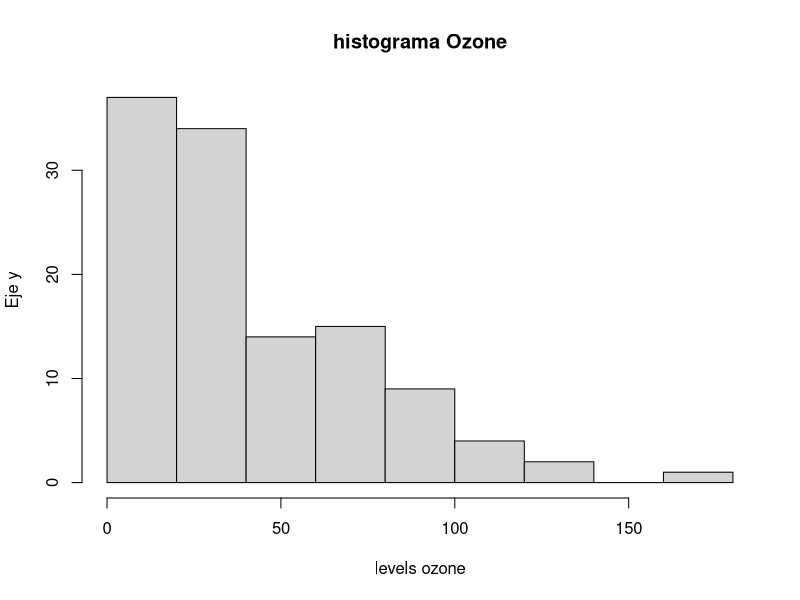
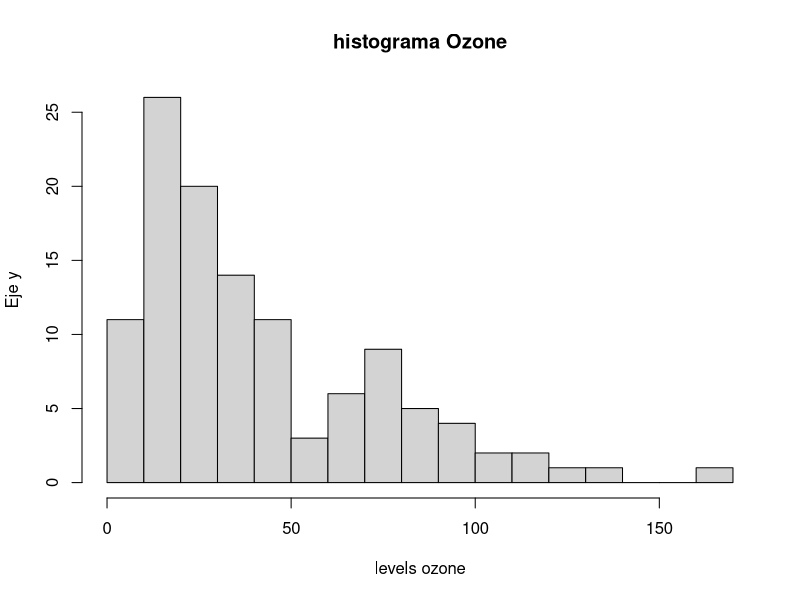
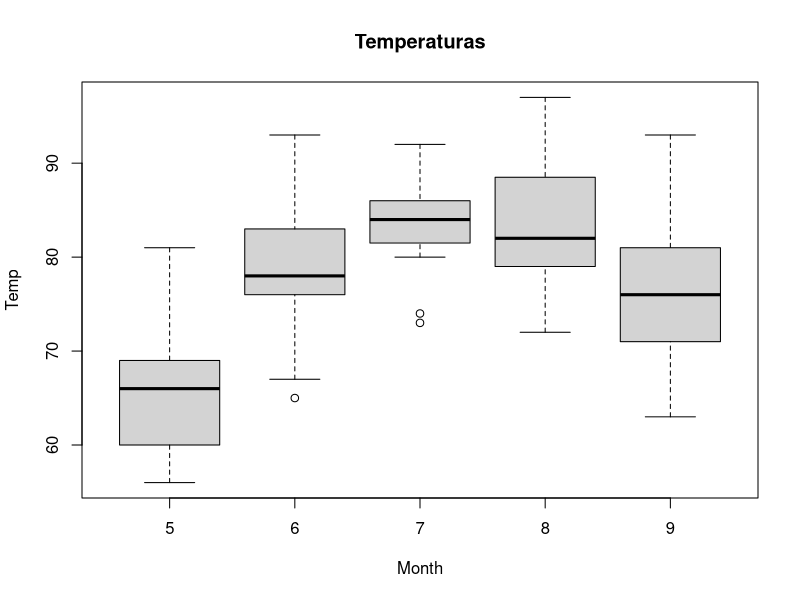
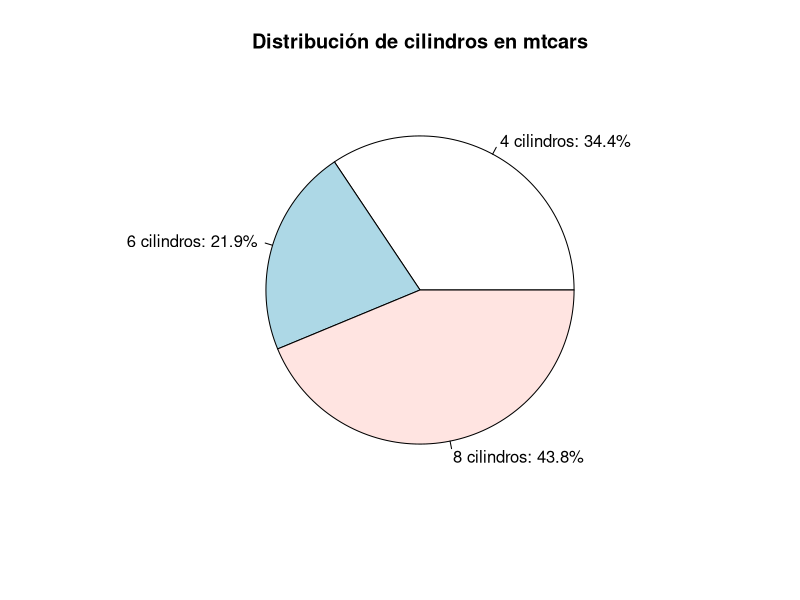
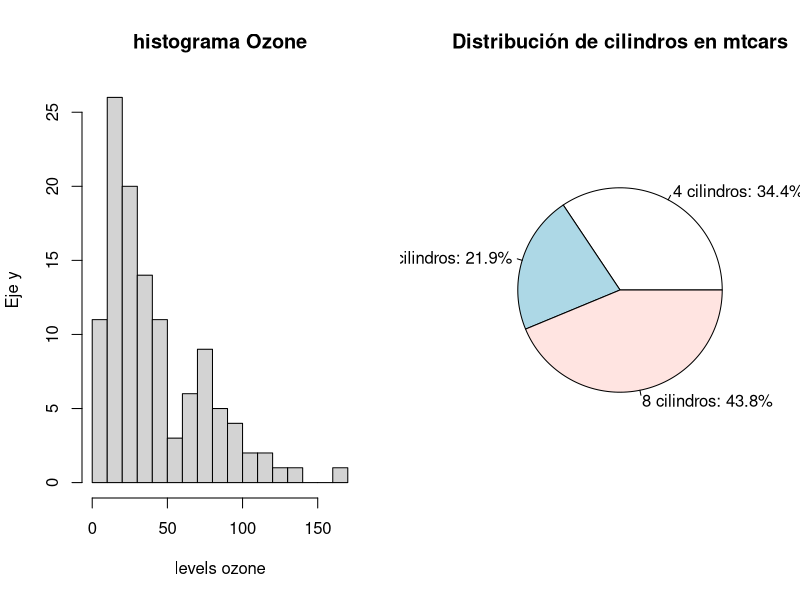
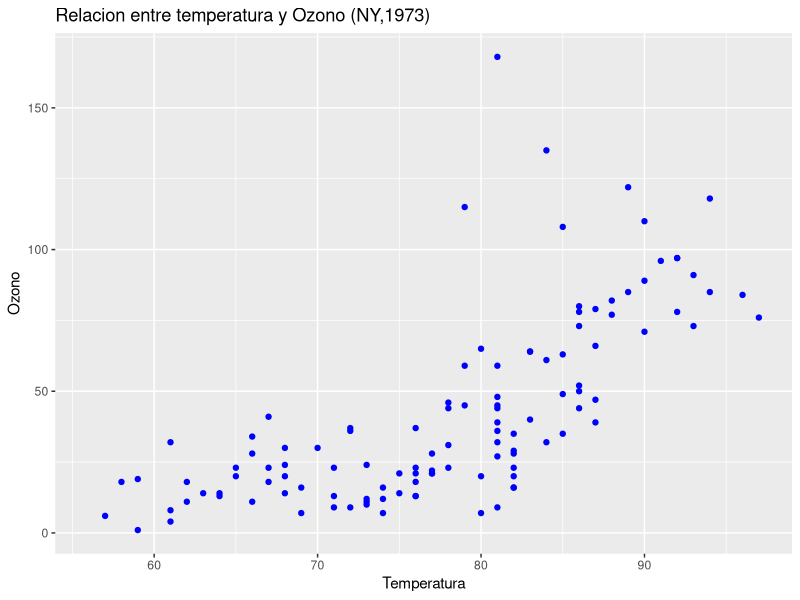
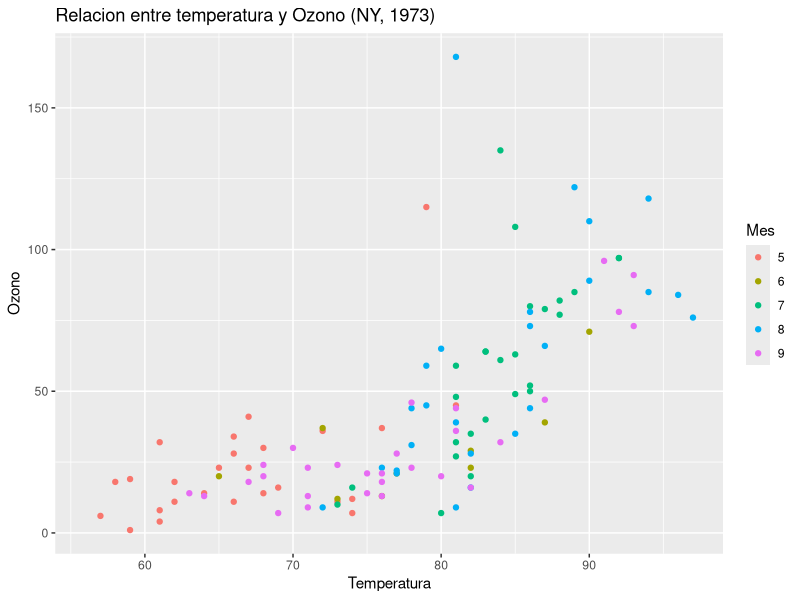
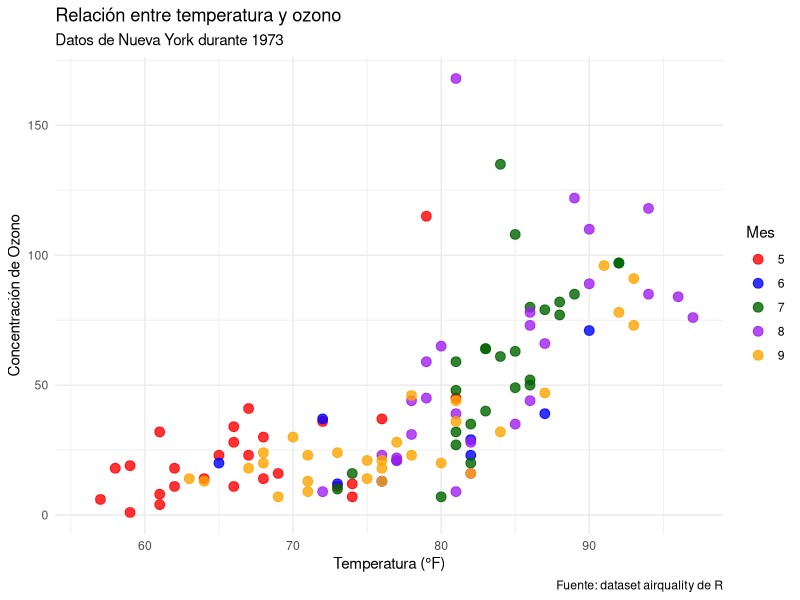

Write the R code that produced these figures, in order. (Note: this script raises an error after producing the figures.)
# ==============================================================================
# UNIVERSIDAD DE COSTA RICA  -  ESCUELA DE ESTADISTICA
# XS-0129  PROGRAMACION PARA ESTADISTICA I
# ------------------------------------------------------------------------------
# PRACTICA SEMANA 11: CONSTRUCCION DE GRAFICOS CON R
# MODALIDAD: TRABAJO COLABORATIVO EN GIT / GITHUB
# Valor: 1% adicional sobre nota de curso
# Fecha entrega máxima: martes 26/05/2026
# Entrega esperada: documento PDF con enlace a repositorio
# ==============================================================================
#
# Esta practica se realiza EN PAREJAS o EN GRUPOS DE TRES personas.
# El grupo entrega un UNICO archivo .R, pero administrado de forma colaborativa
# en un repositorio de GitHub. Cada integrante DEBE aportar al menos un ejercicio
# con sus propios commits, de modo que el historial demuestre la participacion
# individual de cada quien.
#
# ------------------------------------------------------------------------------
# DATOS DEL GRUPO
# ------------------------------------------------------------------------------
# Integrante A: ______________________  Carne: __________  GitHub: ____________
# Integrante B: ______________________  Carne: __________  GitHub: ____________
# Integrante C: ______________________  Carne: __________  GitHub: ____________
#               (deje en blanco si el grupo es de dos personas)
#
# ------------------------------------------------------------------------------
# OBJETIVOS DE APRENDIZAJE
# ------------------------------------------------------------------------------
#   1. Construir e interpretar graficos con el paquete base de R.
#   2. Aplicar la gramatica de graficos del paquete ggplot2 por capas.
#   3. Representar informacion geografica mediante mapas en R.
#   4. INVESTIGAR de forma autonoma otras librerias de visualizacion de R,
#      documentarlas y compararlas con las herramientas vistas en clase.
#   5. Utilizar Git y GitHub para versionar y desarrollar codigo de forma
#      COLABORATIVA (clonar, ramas, commits, pull requests y fusiones).
#
# ==============================================================================
# INSTRUCCIONES GENERALES
# ==============================================================================
#   - Trabajen DENTRO de este mismo archivo .R. Escriban su codigo debajo de
#     cada enunciado, en las lineas marcadas con ">>> ESCRIBA SU CODIGO AQUI".
#   - NO borren los enunciados (lineas que inician con #). Forman parte de la
#     entrega y permiten evaluar la practica.
#   - Cuando se pida COMENTAR o INTERPRETAR, escriban la respuesta como
#     comentario (#) justo debajo del codigo correspondiente.
#   - El archivo debe ejecutarse SIN ERRORES de principio a fin. Verifiquenlo
#     con source() o Ctrl+Shift+Enter (RStudio) antes de la entrega final.
#   - Cada ejercicio indica su INTEGRANTE RESPONSABLE entre corchetes, por
#     ejemplo  [Responsable: Integrante B]. Esa persona debe escribir el codigo
#     y subirlo con SUS PROPIOS commits (ver Parte 5).
#   - Esta practica vale 100 puntos. La distribucion aparece en cada parte.
#   - Todos los ejercicios deben estar completos y no debe haber commits 
#     luego de las 11:59 de hoy 26/05/2026
#
# ------------------------------------------------------------------------------
# REPARTO DE EJERCICIOS ENTRE INTEGRANTES
# ------------------------------------------------------------------------------
#   Integrante A : Ej 1.1, Ej 1.4, Ej 2.1, Ej 2.4, Ej 3.2  + redacta el README
#   Integrante B : Ej 1.2, Ej 1.5, Ej 2.2, Ej 2.5, Ej 3.3  + Ficha 4.2
#   Integrante C : Ej 1.3, Ej 1.6, Ej 2.3, Ej 3.1, Ej 4.4
#   TODO EL GRUPO: Parte 0, Ej 4.1 (eleccion de libreria) y Ej 4.3 (ejemplo).
#
#   * SI EL GRUPO ES DE DOS PERSONAS: no existe Integrante C. Repartan sus
#     ejercicios de forma equitativa entre A y B y ANOTEN aqui como quedaron:
#     Ej 1.3 -> ____   Ej 1.6 -> ____   Ej 2.3 -> ____   Ej 3.1 -> ____
#     Ej 4.4 -> ____
#
#   El reparto busca que cada persona practique graficos base, ggplot2 y mapas.
#   Esta permitido AYUDARSE entre integrantes, pero cada quien debe SUBIR con
#   sus propios commits los ejercicios de los que es responsable.
#
# ------------------------------------------------------------------------------
# CONJUNTOS DE DATOS
# ------------------------------------------------------------------------------
#   Se trabajara con datasets incluidos en la instalacion base de R, por lo que
#   NO se requiere descargar archivos. Exploren su documentacion con help():
#       help("airquality")   # calidad del aire (Nueva York, 1973)
#       help("mtcars")       # caracteristicas de 32 automoviles
#       help("iris")         # medidas de tres especies de flores
#       help("ToothGrowth")  # crecimiento dental en conejillos de indias
# ==============================================================================


# ==============================================================================
# PARTE 0 - PREPARACION DEL ENTORNO  (5 puntos)   [Responsable: TODO EL GRUPO]
# ==============================================================================
#
# 0.1  Limpien el entorno de trabajo y carguen los datos que utilizaran.
#      Verifiquen la estructura y un resumen de cada conjunto de datos.

rm(list = ls())          # limpia el entorno
data("airquality")
data("mtcars")
data("iris")
data("ToothGrowth")

# >>> ESCRIBA SU CODIGO AQUI: use str() y summary() sobre airquality y mtcars.

str(airquality)
summary(airquality)
str(mtcars)
summary(mtcars)


# 0.2  En un comentario, indiquen cuantas observaciones y cuantas variables
#      tiene 'airquality' y mencionen si contiene valores faltantes (NA).
#
# Respuesta 0.2: _______________________________________________________________

# airquality tiene 153 observaciones y si contiene valores NA

# ==============================================================================
# PARTE 1 - GRAFICOS BASE DE R  (25 puntos)
# ==============================================================================
# Recuerden los argumentos comunes de las funciones graficas base:
#   main  = titulo        xlab / ylab = etiquetas de ejes
#   col   = color         xlim / ylim = limites de los ejes
#   pch   = tipo de punto border = color del borde
# ------------------------------------------------------------------------------

# ------------------------------------------------------------------------------
# Ejercicio 1.1  GRAFICO DE BARRAS  (4 pts)        [Responsable: Integrante A]
# ------------------------------------------------------------------------------
# Construya un grafico de barras VERTICAL de la variable airquality$Wind.
# Asignele un titulo, una etiqueta de eje y un color de su eleccion.

# >>> ESCRIBA SU CODIGO AQUI:



# ------------------------------------------------------------------------------
# Ejercicio 1.2  HISTOGRAMA  (4 pts)               [Responsable: Integrante B]
# ------------------------------------------------------------------------------
# Construya un histograma de airquality$Ozone. Modifique el argumento 'breaks'
# para obtener al menos dos versiones (por ejemplo breaks = 5 y breaks = 15).
# COMENTE como cambia la interpretacion al variar el numero de clases.

# >>> ESCRIBA SU CODIGO AQUI:

hist(airquality$Ozone,
     breaks = 6,
     main = "histograma Ozone",
     xlab = "levels ozone",
     ylab = "Eje y")

hist(airquality$Ozone,
     breaks =16,
     main = "histograma Ozone",
     xlab = "levels ozone",
     ylab = "Eje y")


# Comentario 1.2: ______________________________________________________________

# Al agregar diferentes valores de break lo uqe cambia son la cantidad de barras creadas en el histograma



# ------------------------------------------------------------------------------
# Ejercicio 1.3  DIAGRAMA DE CAJAS  (4 pts)        [Responsable: Integrante C]
# ------------------------------------------------------------------------------
# Construya un diagrama de cajas de airquality$Temp SEGUN el mes (Temp ~ Month).
# Pista: use la formula  boxplot(Temp ~ Month, data = airquality, ...).
# Interprete: en que mes se observa la mayor temperatura mediana.

# >>> ESCRIBA SU CODIGO AQUI:


boxplot(Temp ~ Month, data = airquality,
        main = "Temperaturas")

# Comentario 1.3: ______________________________________________________________

# En el mes 9 septiembre se registra la mayor temperatura  

# ------------------------------------------------------------------------------
# Ejercicio 1.4  DIAGRAMA DE DISPERSION  (4 pts)   [Responsable: Integrante A]
# ------------------------------------------------------------------------------
# Construya un grafico de dispersion entre airquality$Temp (eje X) y
# airquality$Ozone (eje Y). Use pch = 19 y describa la relacion observada.

# >>> ESCRIBA SU CODIGO AQUI:



# Comentario 1.4: ______________________________________________________________



# ------------------------------------------------------------------------------
# Ejercicio 1.5  GRAFICO DE PIE  (4 pts)           [Responsable: Integrante B]
# ------------------------------------------------------------------------------
# A partir de mtcars, cuente cuantos automoviles tienen 4, 6 y 8 cilindros
# (variable 'cyl') y represente esa distribucion en un grafico de pie.
# Agregue al grafico el PORCENTAJE correspondiente a cada categoria.
# Pista: table(mtcars$cyl) y construya las etiquetas con paste0() y round().

# >>> ESCRIBA SU CODIGO AQUI:

conteo_cyl <- table(mtcars$cyl)


porcentajes <- prop.table(conteo_cyl) * 100


etiquetas <- paste0(
  names(conteo_cyl),
  " cilindros: ",
  round(porcentajes, 1),
  "%"
)

# Gráfico de pie
pie(
  conteo_cyl,
  labels = etiquetas,
  main = "Distribución de cilindros en mtcars"
)
# ------------------------------------------------------------------------------
# Ejercicio 1.6  MULTIPLES GRAFICOS Y EXPORTACION  (5 pts)  [Resp.: Integrante B]
# ------------------------------------------------------------------------------
# a) Use par(mfrow = c(1, 2)) para colocar DOS graficos base de su eleccion
#    lado a lado. Restablezca el panel con par(mfrow = c(1, 1)) al terminar.
# b) Exporte uno de sus graficos a un archivo PNG usando png() ... dev.off().
#    IMPORTANTE: agregue ese .png al .gitignore (vea la Parte 5) para NO
#    versionar imagenes generadas automaticamente.

# >>> ESCRIBA SU CODIGO AQUI:

par(mfrow = c(1, 2))

hist(airquality$Ozone,
     breaks =16,
     main = "histograma Ozone",
     xlab = "levels ozone",
     ylab = "Eje y")

pie(
  conteo_cyl,
  labels = etiquetas,
  main = "Distribución de cilindros en mtcars"
)

par(mfrow = c(1, 1))


# guardar a png

png("grafico_mpg.png", width = 800, height = 600)

pie(
  conteo_cyl,
  labels = etiquetas,
  main = "Distribución de cilindros en mtcars"
)

dev.off()



# ==============================================================================
# PARTE 2 - GRAFICOS CON ggplot2  (20 puntos)
# ==============================================================================
# Recuerden la estructura por CAPAS de la gramatica de graficos:
#   ggplot(datos, aes(...)) +   # datos + mapeo estetico
#       geom_*()            +   # geometria (puntos, barras, lineas...)
#       scale_*()           +   # escalas (colores, ejes)
#       facet_*()           +   # paneles por subconjuntos
#       labs()              +   # titulos y etiquetas
#       theme_*()               # apariencia general
# ------------------------------------------------------------------------------

# 2.0  Instalen (si es necesario) y carguen el paquete.
# install.packages("ggplot2")   # descomente solo si aun no lo tiene instalado
library(ggplot2)

# ------------------------------------------------------------------------------
# Ejercicio 2.1  PRIMER GRAFICO ggplot2  (4 pts)   [Responsable: Integrante A]
# ------------------------------------------------------------------------------
# Reproduzca el diagrama de dispersion del Ejercicio 1.4 (Temp vs Ozone) pero
# ahora con ggplot2 y geom_point().

# >>> ESCRIBA SU CODIGO AQUI:



# ------------------------------------------------------------------------------
# Ejercicio 2.2  MAPEO ESTETICO  (4 pts)           [Responsable: Integrante B]
# ------------------------------------------------------------------------------
# Al grafico anterior, agregue dentro de aes() el COLOR del punto segun el mes.
# Pista: como 'Month' es numerica, conviertala con factor(Month).
# COMENTE que aporta esta tercera variable a la lectura del grafico.

# >>> ESCRIBA SU CODIGO AQUI:

ggplot(airquality,
       aes(x = Temp, y = Ozone)) +
  geom_point(color = "blue", 
             pch = 19) +
  labs(title = "Relacion entre temperatura y Ozono (NY,1973)",
       x = "Temperatura",
       y = "Ozono")


ggplot(
  airquality,
  aes(
    x = Temp,
    y = Ozone,
    color = factor(Month)
  )
) +
  geom_point(pch = 19) +
  labs(
    title = "Relacion entre temperatura y Ozono (NY, 1973)",
    x = "Temperatura",
    y = "Ozono",
    color = "Mes"
  )

# Comentario 2.2: ______________________________________________________________

# ESta tercera variable lo que hace es poner diferentes colores al los meses para asi diferenciarlo en el grafico

# ------------------------------------------------------------------------------
# Ejercicio 2.3  GEOMETRIAS ADICIONALES Y FACETAS  (4 pts)  [Resp.: Integrante C]
# ------------------------------------------------------------------------------
# Sobre el grafico del 2.2, agregue:
#   - una capa geom_smooth(method = "lm") para mostrar la tendencia lineal;
#   - un facet_wrap(~ Month) para separar un panel por mes.

# >>> ESCRIBA SU CODIGO AQUI:



# ------------------------------------------------------------------------------
# Ejercicio 2.4  GRAFICO DE BARRAS CON ggplot2  (4 pts)  [Resp.: Integrante A]
# ------------------------------------------------------------------------------
# Con el dataset 'iris', construya un grafico de barras que muestre el promedio
# de Sepal.Length por especie (Species). Use stat = "summary", fun = "mean".

# >>> ESCRIBA SU CODIGO AQUI:



# ------------------------------------------------------------------------------
# Ejercicio 2.5  PERSONALIZACION COMPLETA  (4 pts) [Responsable: Integrante B]
# ------------------------------------------------------------------------------
# Tome cualquiera de los graficos anteriores y combine TODAS las capas:
# labs() con titulo, subtitulo, etiquetas de ejes y fuente; un scale_*() para
# personalizar colores; y un theme_*() distinto al predeterminado.

# >>> ESCRIBA SU CODIGO AQUI:

ggplot(
  airquality,
  aes(
    x = Temp,
    y = Ozone,
    color = factor(Month)
  )
) +
  geom_point(size = 3, alpha = 0.8) +
  
  # Etiquetas
  labs(
    title = "Relación entre temperatura y ozono",
    subtitle = "Datos de Nueva York durante 1973",
    x = "Temperatura (°F)",
    y = "Concentración de Ozono",
    color = "Mes",
    caption = "Fuente: dataset airquality de R"
  ) +
  
  # Personalizar colores
  scale_color_manual(
    values = c(
      "5" = "red",
      "6" = "blue",
      "7" = "darkgreen",
      "8" = "purple",
      "9" = "orange"
    )
  ) +
  
  # Tema distinto al predeterminado
  theme_minimal()



# ==============================================================================
# PARTE 3 - GRAFICOS CON MAPAS  (15 puntos)
# ==============================================================================
# 3.0  Instalen (si es necesario) y carguen el paquete 'maps'.
# install.packages("maps", dep = TRUE)   # descomente si aun no lo tiene
library(maps)

# ------------------------------------------------------------------------------
# Ejercicio 3.1  MAPA BASE  (5 pts)                [Responsable: Integrante C]
# ------------------------------------------------------------------------------
# Dibuje el mapa del mundo con map(database = "world").
# Luego dibuje UNICAMENTE el mapa de un pais a su eleccion.
# Pista: map("world", regions = "Costa Rica", fill = TRUE, col = "lightgreen").

# >>> ESCRIBA SU CODIGO AQUI:



# ------------------------------------------------------------------------------
# Ejercicio 3.2  MAPA POLIGONAL CON ggplot2  (5 pts)  [Resp.: Integrante A]
# ------------------------------------------------------------------------------
# Use map_data() para obtener el contorno de un pais o region y dibujelo con
# ggplot2 + geom_polygon(). Aplique coord_quickmap() para corregir la escala.
# Pista:
#   region <- map_data("world", region = "Costa Rica")
#   ggplot(region, aes(long, lat, group = group)) +
#       geom_polygon(...) + coord_quickmap()

# >>> ESCRIBA SU CODIGO AQUI:



# ------------------------------------------------------------------------------
# Ejercicio 3.3  AGREGAR PUNTOS AL MAPA  (5 pts)   [Responsable: Integrante B]
# ------------------------------------------------------------------------------
# Sobre el mapa anterior, agregue uno o varios puntos con coordenadas conocidas
# (por ejemplo, la ciudad donde vive cada integrante del grupo). Use geom_point()
# y, opcionalmente, geom_text() o annotate() para etiquetar el punto.
# Pista: San Jose, Costa Rica  ->  long = -84.09, lat = 9.93

# >>> ESCRIBA SU CODIGO AQUI:



# ==============================================================================
# PARTE 4 - INVESTIGACION: OTRAS LIBRERIAS DE GRAFICOS EN R  (20 puntos)
# ==============================================================================
#
# El ecosistema de R ofrece MUCHAS librerias de visualizacion mas alla del
# paquete base, ggplot2 y maps. En esta parte el grupo debera INVESTIGAR de
# forma autonoma y aplicar una de ellas.
#
# ------------------------------------------------------------------------------
# 4.1  SELECCION DE LA LIBRERIA  (2 pts)           [Responsable: TODO EL GRUPO]
# ------------------------------------------------------------------------------
# Elijan UNA libreria de la siguiente lista (o propongan otra y consultenla con
# la persona docente). Anoten su eleccion en el comentario indicado.
#
#   GRAFICOS INTERACTIVOS
#     - plotly        : convierte graficos en interactivos (zoom, hover).
#     - highcharter   : graficos interactivos basados en Highcharts.
#     - dygraphs      : series de tiempo interactivas.
#
#   EXTENSIONES DE ggplot2
#     - ggridges      : graficos de densidad superpuestos ("joyplots").
#     - gganimate     : animaciones a partir de graficos ggplot2.
#     - patchwork     : combina varios graficos ggplot2 en un mismo panel.
#     - ggpubr        : graficos con apariencia "lista para publicar".
#     - ggthemes      : temas y paletas adicionales para ggplot2.
#
#   MAPAS INTERACTIVOS
#     - leaflet       : mapas interactivos con marcadores y capas.
#     - tmap          : mapas tematicos (modo estatico e interactivo).
#
#   GRAFICOS ESPECIALIZADOS
#     - corrplot      : visualizacion de matrices de correlacion.
#     - treemap       : mapas de arbol (treemaps) jerarquicos.
#     - GGally        : matrices de graficos y graficos de pares.
#     - wordcloud     : nubes de palabras.
#     - lattice       : sistema de graficos alternativo (graficos en celosia).
#
# Libreria elegida: ____________________________________________________________
# Justifiquen en una o dos lineas por que la eligieron:
#   ___________________________________________________________________________
#
# ------------------------------------------------------------------------------
# 4.2  FICHA DE DOCUMENTACION  (6 pts)             [Responsable: Integrante B]
# ------------------------------------------------------------------------------
# Investiguen en la documentacion oficial (CRAN, viñetas, sitio del paquete) y
# COMPLETEN la siguiente ficha como comentarios. Indiquen las fuentes.
#
#   a) Nombre del paquete y autor(es) principales:
#      _________________________________________________________________________
#   b) Para que tipo de visualizaciones se utiliza:
#      _________________________________________________________________________
#   c) Funcion(es) principal(es) del paquete y que hace cada una:
#      _________________________________________________________________________
#   d) Una ventaja y una limitacion frente al paquete base o ggplot2:
#      Ventaja:    ______________________________________________________________
#      Limitacion: ______________________________________________________________
#   e) Fuentes consultadas (al menos dos, con su enlace):
#      1) _______________________________________________________________________
#      2) _______________________________________________________________________
#
# ------------------------------------------------------------------------------
# 4.3  EJEMPLO APLICADO  (8 pts)                   [Responsable: TODO EL GRUPO]
# ------------------------------------------------------------------------------
# Instalen y carguen la libreria elegida. Luego construyan UN grafico funcional
# con alguno de los datasets de esta practica (airquality, mtcars, iris o
# ToothGrowth). El grafico debe tener titulo y etiquetas de ejes claras.
# Documenten cada paso con comentarios.
#
# SUGERENCIA DE COLABORACION: este ejercicio es del grupo completo. Trabajenlo
# en una rama compartida (por ejemplo 'feature/parte4') y resuelvan en conjunto
# cualquier conflicto de fusion que aparezca.

# install.packages("__________")   # escriba aqui el nombre de su libreria
# library(__________)

# >>> ESCRIBA SU CODIGO AQUI:



# ------------------------------------------------------------------------------
# 4.4  COMPARACION Y REFLEXION  (4 pts)            [Responsable: Integrante C]
# ------------------------------------------------------------------------------
# Reproduzca un grafico EQUIVALENTE o lo mas parecido posible al del punto 4.3
# usando el paquete base o ggplot2. Luego responda en comentarios:
#
#   a) Que diferencias noto en la cantidad y claridad del codigo:
#      _________________________________________________________________________
#   b) En que situacion recomendaria usar la libreria investigada y en cual
#      preferiria el paquete base o ggplot2:
#      _________________________________________________________________________

# >>> ESCRIBA AQUI EL GRAFICO EQUIVALENTE CON BASE O ggplot2:



# ==============================================================================
# PARTE 5 - TRABAJO COLABORATIVO CON GIT Y GITHUB  (15 puntos)
# ==============================================================================
#
# Esta parte NO se "programa" en R: se EVIDENCIA en el repositorio de GitHub del
# grupo. Sigan el flujo de trabajo descrito abajo. Todos los comandos de Git se
# escriben en la TERMINAL del sistema (no en la consola de R), o pueden usar el
# panel Git de RStudio / GitHub Desktop si lo prefieren.
#
# ------------------------------------------------------------------------------
# 5.1  CREACION Y CONFIGURACION DEL REPOSITORIO  (4 pts)
# ------------------------------------------------------------------------------
# a) UNA sola persona del grupo crea en GitHub un repositorio llamado:
#       XS0129-P11-Apellido1-Apellido2
#    Configurelo como público e inicialicelo con un archivo README.md.
#
# b) Esa persona agrega como COLABORADORES (Settings > Collaborators) a:
#       - cada integrante del grupo (con su usuario de GitHub), y
#       - el usuario de la persona docente:  __________________ (a indicar).
#
# c) Cada integrante CLONA el repositorio en su computadora:
#       git clone https://github.com/usuario/XS0129-P11-Apellido1-Apellido2.git
#
# d) Coloquen este archivo .R dentro del repositorio y configuren su identidad
#    (la primera vez en cada computadora):
#       git config --global user.name  "Nombre Apellido"
#       git config --global user.email "correo@ucr.ac.cr"
#
# ------------------------------------------------------------------------------
# 5.2  ARCHIVOS DEL REPOSITORIO  (3 pts)
# ------------------------------------------------------------------------------
# El repositorio debe contener al menos:
#   - Practica_Semana_11_-_Graficos_en_R.R   (este archivo)
#   - README.md   : redactado por el Integrante A. Debe incluir el nombre del
#                   curso, los integrantes del grupo y una breve descripcion.
#   - .gitignore  : debe ignorar archivos generados (por ejemplo *.png del
#                   Ejercicio 1.6, la carpeta .Rproj.user/ y el archivo .Rhistory).
#
#   Contenido sugerido para .gitignore:
#       .Rhistory
#       .RData
#       .Rproj.user/
#       *.png
#
# ------------------------------------------------------------------------------
# 5.3  FLUJO DE TRABAJO POR RAMAS Y COMMITS  (5 pts)
# ------------------------------------------------------------------------------
# Cada integrante trabaja sus ejercicios asignados en SU PROPIA RAMA y luego
# los integra mediante un Pull Request. Pasos para cada integrante:
#
#   1) Actualizar la rama principal y crear la rama personal:
#        git checkout main
#        git pull origin main
#        git checkout -b parte-integranteA      # use su letra: A, B o C
#
#   2) Escribir el codigo de SUS ejercicios en este archivo y guardarlo.
#
#   3) Registrar el avance con commits. Haga UN COMMIT POR EJERCICIO, usando
#      mensajes claros que incluyan el numero del ejercicio. Ejemplos:
#        git add Practica_Semana_11_-_Graficos_en_R.R
#        git commit -m "Ej 1.1: grafico de barras vertical de Wind"
#        git commit -m "Ej 2.1: dispersion Temp vs Ozone con ggplot2"
#
#   4) Subir la rama al repositorio remoto:
#        git push origin parte-integranteA
#
#   5) En GitHub, abrir un PULL REQUEST de su rama hacia 'main'. Otro
#      integrante debe REVISARLO y aprobarlo antes de fusionarlo (merge).
#
# REQUISITO MINIMO VERIFICABLE: en el historial (git log o la pestaña Insights
# de GitHub) debe constar que CADA integrante realizo, como minimo, UN commit
# por cada ejercicio del que es responsable, con su propia cuenta de GitHub.
#
# ------------------------------------------------------------------------------
# 5.4  RESOLUCION DE CONFLICTOS Y BITACORA  (3 pts)
# ------------------------------------------------------------------------------
# Como todos editan el mismo archivo, es probable que aparezca al menos un
# CONFLICTO DE FUSION al hacer merge. Resuelvanlo en conjunto y, una vez
# terminada la practica, completen abajo una breve bitacora del trabajo.
#
#   BITACORA DEL GRUPO (responder como comentarios):
#   a) Cuantas ramas y cuantos pull requests crearon en total:
#      _________________________________________________________________________
#   b) Describan brevemente un conflicto de fusion que enfrentaron y como lo
#      resolvieron (o expliquen como lo evitaron):
#      _________________________________________________________________________
#   c) Que aprendio el grupo sobre el trabajo colaborativo con Git:
#      _________________________________________________________________________
#
# ==============================================================================
# RUBRICA DE EVALUACION (resumen)
# ==============================================================================
#   Parte 0  - Preparacion del entorno ............................   5 pts
#   Parte 1  - Graficos base de R .................................  25 pts
#   Parte 2  - Graficos con ggplot2 ...............................  20 pts
#   Parte 3  - Graficos con mapas .................................  15 pts
#   Parte 4  - Investigacion de otras librerias ...................  20 pts
#   Parte 5  - Trabajo colaborativo con Git y GitHub ..............  15 pts
#                                                            TOTAL = 100 pts
#
#   CONSIDERACIONES SOBRE LA NOTA DE GRUPO:
#   - Se descuentan hasta 5 puntos si el archivo NO se ejecuta completo sin
#     errores o si se eliminan los enunciados originales.
#   - El historial de commits es individual: si un integrante NO presenta
#     commits propios de sus ejercicios asignados, esos puntos NO se le
#     acreditan, aunque el ejercicio aparezca resuelto en el archivo final.
#   - La entrega consiste en compartir la URL del repositorio (con la persona
#     docente ya agregada como colaboradora). NO se reciben archivos por correo.
#
# ==============================================================================
# FIN DE LA PRACTICA - SEMANA 11
# ==============================================================================



barplot()
